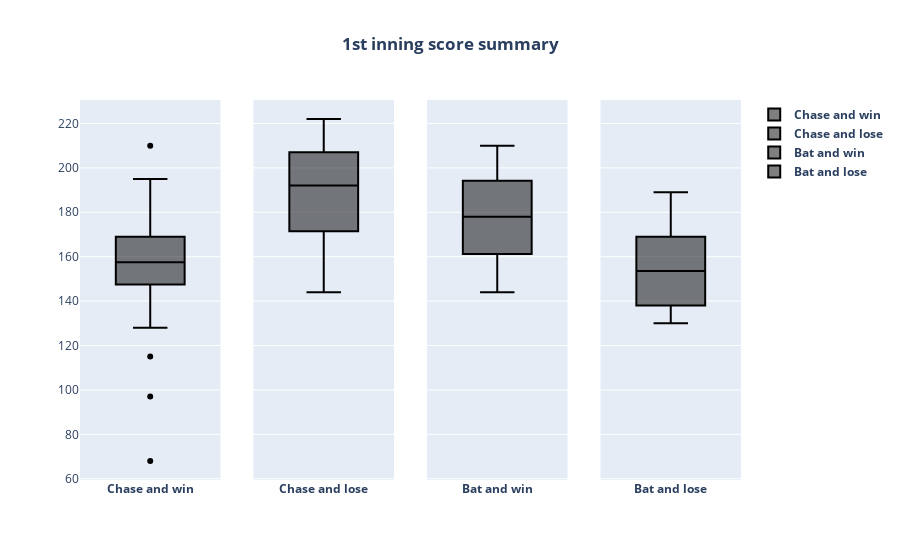

Notebook code for this chart:
### Code cell
first_inning_score_summary.add_trace(go.Box(y=first_inning_score_winning_chasing,name='<b>Chase and win</b>',marker=dict(color='#000000')),row=1,col=1)
first_inning_score_summary.add_trace(go.Box(y=first_inning_score_losing_chasing,name='<b>Chase and lose</b>',marker=dict(color='#000000')),row=1,col=2)
first_inning_score_summary.add_trace(go.Box(y=first_inning_score_winning_batting,name='<b>Bat and win</b>',marker=dict(color='#000000')),row=1,col=3)
first_inning_score_summary.add_trace(go.Box(y=first_inning_score_losing_batting,name='<b>Bat and lose</b>',marker=dict(color='#000000')),row=1,col=4)

first_inning_score_summary.update_layout(title_text = '<b>1st inning score summary</b>',title_x = 0.5,
                                         hoverlabel=dict(bgcolor="white",font_size=12,font_family='verdana',font_color='black'))
first_inning_score_summary.show()

### Figure 1 — Plotly figure (JSON) as saved in the notebook; plotly's stock layout.template omitted (floating-point values rounded to 4 significant figures)
{"data": [{"marker": {"color": "#000000"}, "name": "<b>Chase and win</b>", "type": "box", "xaxis": "x", "y": [131, 177, 158, 128, 210, 137, 169, 161, 149, 189, 154, 151, 162, 175, 151, 169, 115, 155, 68, 195, 146, 158, 152, 160, 97, 159, 188, 157], "yaxis": "y"}, {"marker": {"color": "#000000"}, "name": "<b>Chase and lose</b>", "type": "box", "xaxis": "x2", "y": [205, 210, 193, 171, 180, 169, 215, 165, 216, 198, 192, 199, 189, 217, 181, 222, 168, 187, 144, 153, 202, 173, 207, 177, 176, 208, 165, 209, 159, 193, 207], "yaxis": "y2"}, {"marker": {"color": "#000000"}, "name": "<b>Bat and win</b>", "type": "box", "xaxis": "x3", "y": [156, 195, 192, 144, 177, 178, 210], "yaxis": "y3"}, {"marker": {"color": "#000000"}, "name": "<b>Bat and lose</b>", "type": "box", "xaxis": "x4", "y": [170, 143, 189, 133, 168, 150, 157, 130], "yaxis": "y4"}], "layout": {"hoverlabel": {"bgcolor": "white", "font": {"color": "black", "family": "verdana", "size": 12}}, "title": {"text": "<b>1st inning score summary</b>", "x": 0.5}, "xaxis": {"anchor": "y", "domain": [0.0, 0.2125]}, "xaxis2": {"anchor": "y2", "domain": [0.2625, 0.475]}, "xaxis3": {"anchor": "y3", "domain": [0.525, 0.7375]}, "xaxis4": {"anchor": "y4", "domain": [0.7875, 1.0]}, "yaxis": {"anchor": "x", "domain": [0.0, 1.0]}, "yaxis2": {"anchor": "x2", "domain": [0.0, 1.0], "matches": "y", "showticklabels": false}, "yaxis3": {"anchor": "x3", "domain": [0.0, 1.0], "matches": "y", "showticklabels": false}, "yaxis4": {"anchor": "x4", "domain": [0.0, 1.0], "matches": "y", "showticklabels": false}}}
